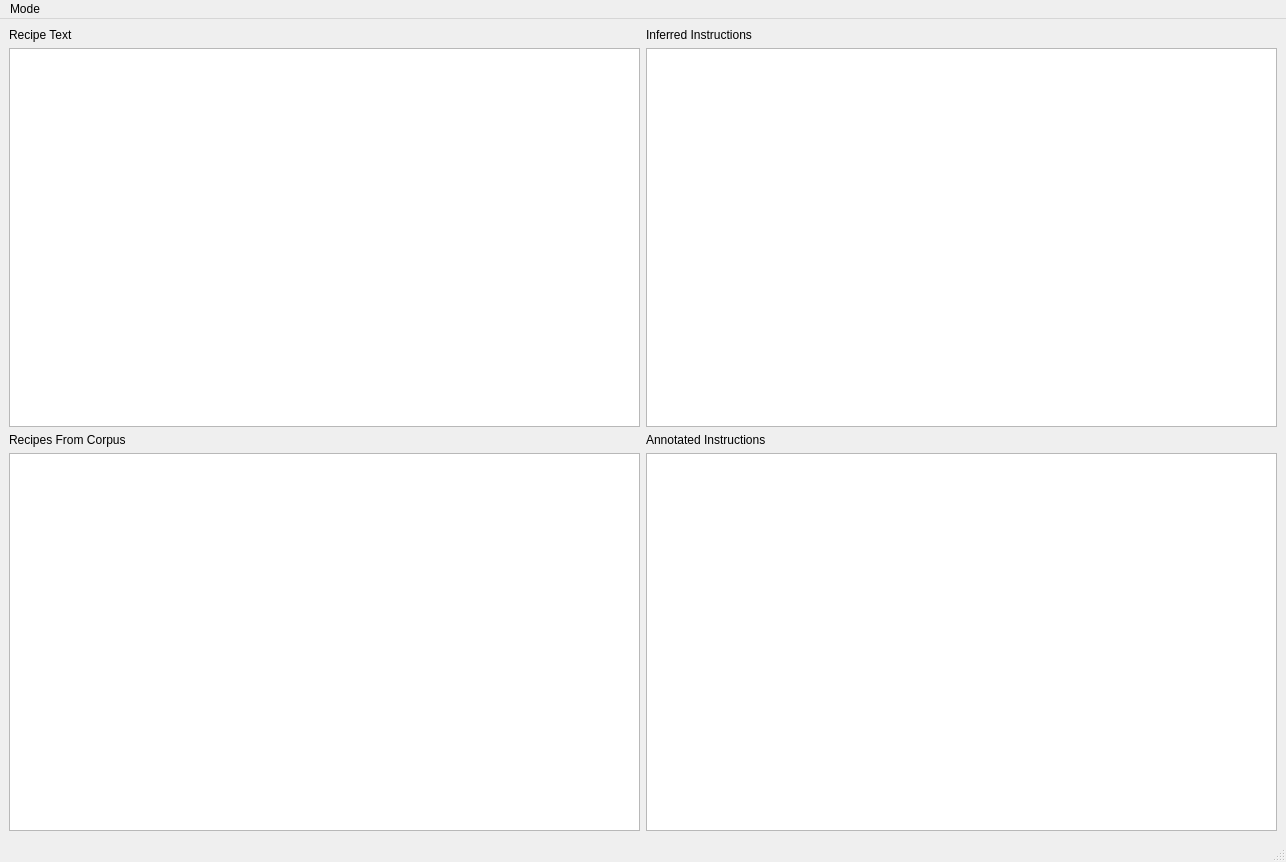
<?xml version="1.0" encoding="UTF-8"?>
<ui version="4.0">
 <class>MainWindow</class>
 <widget class="QMainWindow" name="MainWindow">
  <property name="geometry">
   <rect>
    <x>0</x>
    <y>0</y>
    <width>1286</width>
    <height>862</height>
   </rect>
  </property>
  <property name="windowTitle">
   <string>Recipe Evaluation Browser</string>
  </property>
  <widget class="QWidget" name="centralwidget">
   <layout class="QGridLayout" name="gridLayout">
    <item row="1" column="0">
     <widget class="QPlainTextEdit" name="recipeTextEdit"/>
    </item>
    <item row="3" column="1">
     <widget class="QTableView" name="instructionTable">
      <property name="selectionBehavior">
       <enum>QAbstractItemView::SelectRows</enum>
      </property>
      <property name="sortingEnabled">
       <bool>true</bool>
      </property>
     </widget>
    </item>
    <item row="2" column="0">
     <widget class="QLabel" name="label">
      <property name="text">
       <string>Recipes From Corpus</string>
      </property>
     </widget>
    </item>
    <item row="2" column="1">
     <widget class="QLabel" name="label_2">
      <property name="text">
       <string>Annotated Instructions</string>
      </property>
     </widget>
    </item>
    <item row="1" column="1">
     <widget class="QTableView" name="inferredTable"/>
    </item>
    <item row="0" column="0">
     <widget class="QLabel" name="label_3">
      <property name="text">
       <string>Recipe Text</string>
      </property>
     </widget>
    </item>
    <item row="0" column="1">
     <widget class="QLabel" name="label_4">
      <property name="text">
       <string>Inferred Instructions</string>
      </property>
     </widget>
    </item>
    <item row="3" column="0">
     <widget class="QTableView" name="recipeTable">
      <property name="selectionBehavior">
       <enum>QAbstractItemView::SelectRows</enum>
      </property>
      <property name="sortingEnabled">
       <bool>true</bool>
      </property>
     </widget>
    </item>
   </layout>
  </widget>
  <widget class="QMenuBar" name="menubar">
   <property name="geometry">
    <rect>
     <x>0</x>
     <y>0</y>
     <width>1286</width>
     <height>23</height>
    </rect>
   </property>
   <widget class="QMenu" name="modeMenu">
    <property name="title">
     <string>Mode</string>
    </property>
    <addaction name="actionInstruction_Level"/>
    <addaction name="actionEnd_to_End"/>
   </widget>
   <addaction name="modeMenu"/>
  </widget>
  <widget class="QStatusBar" name="statusbar"/>
  <action name="actionInstruction_Level">
   <property name="text">
    <string>Instruction Level</string>
   </property>
  </action>
  <action name="actionEnd_to_End">
   <property name="text">
    <string>End to End</string>
   </property>
  </action>
 </widget>
 <resources/>
 <connections/>
</ui>
